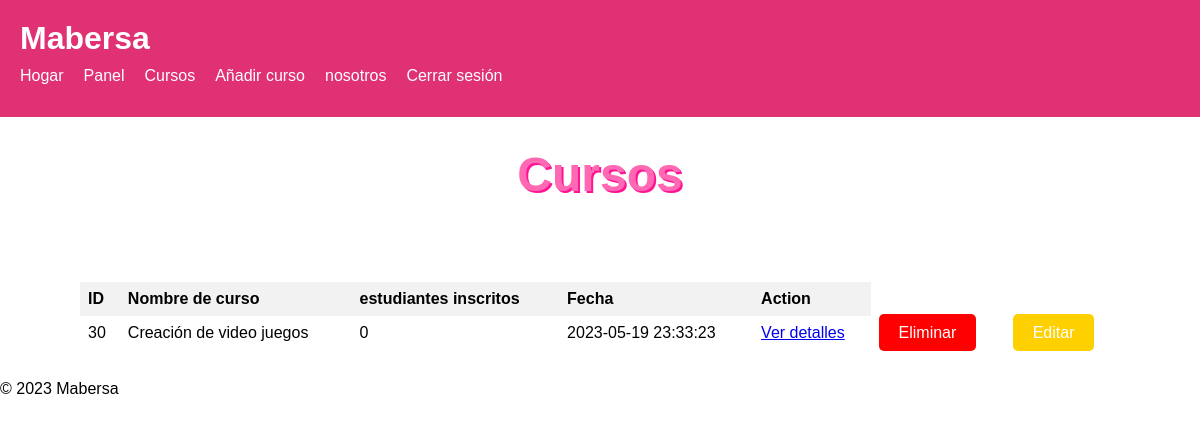
Screenshot of /teacher_dashboard.php (signed in) with the database file from the repository.
### tables this page shows
CREATE TABLE `courses` (
  `c_id` int(11) NOT NULL,
  `t_id` int(11) NOT NULL,
  `course_name` varchar(255) NOT NULL,
  `course_description` text DEFAULT NULL,
  `video` varchar(255) DEFAULT NULL,
  `image` varchar(255) DEFAULT NULL,
  `timestamp` timestamp NOT NULL DEFAULT current_timestamp(),
  `approved` tinyint(1) DEFAULT 0
);

### teacher_dashboard.php (the view, shortened to what this page needs)
<?php
require_once('db_conn.php');
$t_id = $_SESSION['u_id'];
$sql = "SELECT * FROM courses WHERE t_id = '$t_id'";
$result = mysqli_query($conn, $sql);
if (mysqli_num_rows($result) > 0) {
    $show = '<table>';
    $show .= '<thead><tr><th>ID</th><th>Nombre de curso</th><th>estudiantes inscritos</th><th>Fecha</th><th>Action</th></tr></thead>';
    while($row = mysqli_fetch_assoc($result)) {
        $c_id = $row['c_id'];
        $sql1 = "SELECT COUNT(*) AS `total_students` FROM `enrollment` WHERE `c_id` = '$c_id'";
        $result1 = mysqli_query($conn,$sql1);
        $row1 = mysqli_fetch_assoc($result1);
        $show .= '<tr>';
        $show .= '<td>' . $row["c_id"] . '</td>';
        $show .= '<td>' . $row["course_name"] . '</td>';
        $show .= '<td>' . $row1["total_students"] . '</td>';
        $show .= '<td>' . $row["timestamp"] . '</td>';
        $show .= '<td><a href="teacher_course.php?c_id=' . $row["c_id"] . '">Ver detalles</a></td>';
        $show .= '<td><a href="delete.php?c_id='.$c_id.'" class="eliminar">Eliminar</a></td>';
        $show.= '<td><a href="edit.php?c_id='.$c_id.'" class="editar">Editar</a></td>';
        $show .= '</tr>';
    }
    $show .= '</table>';
} else {
    $show = "<div class='error'>No se encontraron cursos.</div>";
}
?>
<!DOCTYPE html>
<html>
    <head>
        <link rel="stylesheet" type="text/css" href="./assets/css/style.css">
    </head>
    <body>
        <?php include('header.php'); ?>
        <main>
            <h1 class="page-title">Cursos</h1>
            <div class="card-container">
                <?php echo $show; ?>
            </div>
        </main>
        <?php include('footer.php'); ?>
    </body>
</html>

### assets/css/style.css (style rules this page uses)
* { box-sizing: border-box; margin: 0; padding: 0; }
body { margin: 0; padding: 0; font-family: Arial, sans-serif; }
main { padding: 0 50px; }
.page-title { font-size: 48px; padding: 30px 0; text-align: center; color: #ff69b4; text-shadow: 2px 2px #ff1493; }
.card-container { padding: 30px; display: flex; flex-wrap: wrap; justify-content: space-between; }
.eliminar { padding: 10px 20px; background-color: red; color: #fff; text-decoration: none; border-radius: 5px; transition: background-color 0.2s ease; }
.editar { padding: 10px 20px; background-color: rgb(255, 208, 0); color: #fff; text-decoration: none; border-radius: 5px; transition: background-color 0.2s ease; }
table { border-collapse: collapse; width: 100%; margin-top: 20px; }
th, td { text-align: left; padding: 8px; }
th { background-color: #f2f2f2; }

### rows the page displays
courses: c_id "30", course_name "Creación de video juegos", total_students "0", timestamp "2023-05-19 23:33:23"
